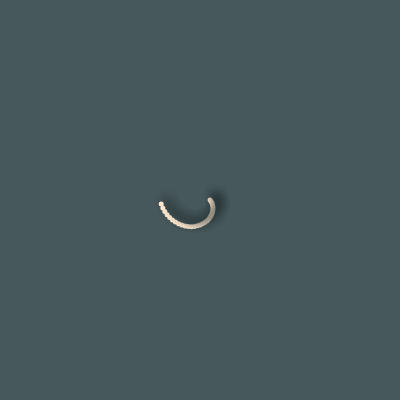
Frame 1 (no input)
Frame 60 (no input): identical to frame 1, image omitted
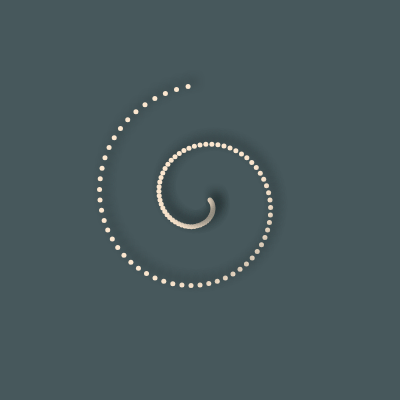
Frame 120 (the mouse pressed at the canvas centre since frame 60)

The p5.js sketch that drew these frames (run headless with seeded random() and noise() and a simulated clock; from frame 60 on, the mouse is pressed at the canvas centre):

// p5.js sketch
// ── sketch.js
let theta;
let r = 10;

function setup(){
  createCanvas(400, 400);
  angleMode(DEGREES);
  colorMode(HSB, 360, 100, 100, 100);

  noStroke();
  fill(32, 18, 99, 100);//color name: 薄卵色 うすたまごいろ
}

function draw(){
  background(191, 23, 36, 100);//color name: 錆鼠 さびねず
  translate(width/2, height/2);

  shadow();
  spiral();
}

function spiral(){
  let radiusOffset = 0;
  let angleMax = map(mouseX, 0, width, 180, 1080);

  for(let angle = 0; angle < angleMax; angle += 6){
    theta = angle;
    let ballX = (r+radiusOffset) * cos(theta);
    let ballY = (r+radiusOffset) * sin(theta);
    ellipse(ballX, ballY, 5, 5);

    radiusOffset += 1;
  }
}

function shadow(){
  drawingContext.shadowOffsetX = 5;
  drawingContext.shadowOffsetY = -5;
  drawingContext.shadowBlur = 8;
  drawingContext.shadowColor = 'rgba(39, 49, 51, 100)';
}
